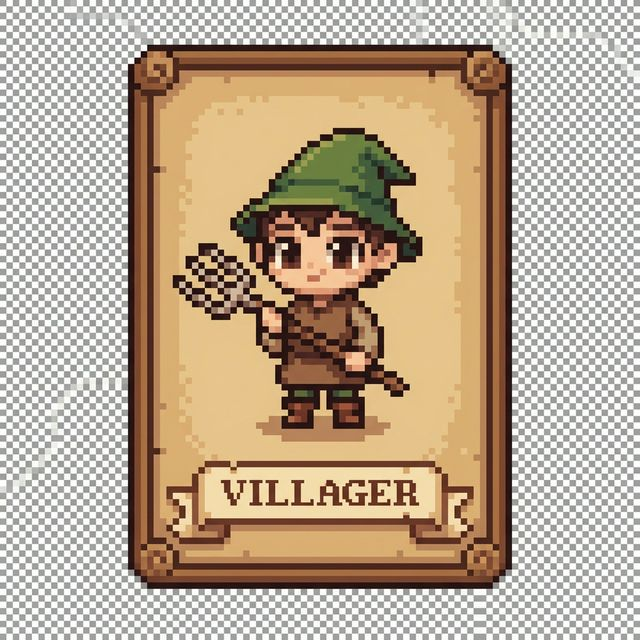
#> input picture apps/web/assets/scenarios/werewolf/cards/role_villager.png, 640 x 640 px
$ python extract_scenario_sheet_assets.py
#> lines starting #> are read from the running program, lines starting #| are printed output that depends on the picture; after the words box and inside, x2 and y2 are one past the last pixel; in counts of white or black regions, pixels touching at a corner belong together
#!/usr/bin/env python3
"""Extract cropped transparent sprites from generated 640x640 scenario sheets.

The user-provided scenario assets are exported as padded canvases or sprite sheets.
This script normalizes them into per-sprite PNGs used by the web town viewer.
"""

from __future__ import annotations

import argparse
from collections import Counter, deque
from dataclasses import dataclass
from pathlib import Path
from typing import Iterable

from PIL import Image


@dataclass(frozen=True)
class SpriteCrop:
    src: str
    dst: str
    bbox: tuple[int, int, int, int]  # inclusive x0,y0,x1,y1
    pad: int = 8
    tolerance: int = 26
    required: bool = True


def _top_border_palette(img: Image.Image, *, bucket: int = 8, top_n: int = 8) -> list[tuple[int, int, int]]:
    width, height = img.size
    px = img.load()
    counts: Counter[tuple[int, int, int]] = Counter()

    for x in range(width):
        for y in (0, height - 1):
            r, g, b, _ = px[x, y]
            counts[(r // bucket * bucket, g // bucket * bucket, b // bucket * bucket)] += 1
    for y in range(height):
        for x in (0, width - 1):
            r, g, b, _ = px[x, y]
            counts[(r // bucket * bucket, g // bucket * bucket, b // bucket * bucket)] += 1

    return [color for color, _ in counts.most_common(top_n)]


def _is_near_palette(rgb: tuple[int, int, int], palette: Iterable[tuple[int, int, int]], tolerance: int) -> bool:
    r, g, b = rgb
    max_dist_sq = tolerance * tolerance
    for pr, pg, pb in palette:
        dr = r - pr
        dg = g - pg
        db = b - pb
        if dr * dr + dg * dg + db * db <= max_dist_sq:
            return True
    return False


def _remove_border_background(img: Image.Image, *, tolerance: int = 26) -> Image.Image:
    """Make checkerboard/padded border background transparent via border flood fill."""

    rgba = img.convert("RGBA")
    width, height = rgba.size
    px = rgba.load()
    palette = _top_border_palette(rgba)

    visited = [[False for _ in range(width)] for _ in range(height)]
    queue: deque[tuple[int, int]] = deque()

    def maybe_seed(x: int, y: int) -> None:
        if visited[y][x]:
            return
        if _is_near_palette(px[x, y][:3], palette, tolerance):
            visited[y][x] = True
            queue.append((x, y))

    for x in range(width):
        maybe_seed(x, 0)
        maybe_seed(x, height - 1)
    for y in range(height):
        maybe_seed(0, y)
        maybe_seed(width - 1, y)

    while queue:
        x, y = queue.popleft()
        for dx, dy in ((1, 0), (-1, 0), (0, 1), (0, -1)):
            nx = x + dx
            ny = y + dy
            if nx < 0 or ny < 0 or nx >= width or ny >= height or visited[ny][nx]:
                continue
            if _is_near_palette(px[nx, ny][:3], palette, tolerance):
                visited[ny][nx] = True
                queue.append((nx, ny))

    out = rgba.copy()
    out_px = out.load()
    for y in range(height):
        for x in range(width):
            if visited[y][x]:
                r, g, b, _ = out_px[x, y]
                out_px[x, y] = (r, g, b, 0)

    return out


def _trim_alpha(img: Image.Image, *, pad: int = 1) -> Image.Image:
    alpha = img.getchannel("A")
    bbox = alpha.getbbox()
    if not bbox:
        return img

    left, top, right, bottom = bbox
    left = max(0, left - pad)
    top = max(0, top - pad)
    right = min(img.width, right + pad)
    bottom = min(img.height, bottom + pad)
    return img.crop((left, top, right, bottom))


def _extract(src_root: Path, dst_root: Path, spec: SpriteCrop) -> Path | None:
    src_path = src_root / spec.src
    if not src_path.exists():
        if not spec.required:
            print(f"Skipping missing optional source: {src_path}")
            return None
        raise FileNotFoundError(f"Missing source: {src_path}")

    image = Image.open(src_path).convert("RGBA")
    x0, y0, x1, y1 = spec.bbox

    x0 = max(0, x0 - spec.pad)
    y0 = max(0, y0 - spec.pad)
    x1 = min(image.width - 1, x1 + spec.pad)
    y1 = min(image.height - 1, y1 + spec.pad)

    cropped = image.crop((x0, y0, x1 + 1, y1 + 1))
    transparent = _remove_border_background(cropped, tolerance=spec.tolerance)
    cleaned = _trim_alpha(transparent, pad=1)

    dst_path = dst_root / spec.dst
    dst_path.parent.mkdir(parents=True, exist_ok=True)
    cleaned.save(dst_path)
    return dst_path


def _specs() -> list[SpriteCrop]:
    out: list[SpriteCrop] = []

    role_bbox = (128, 45, 511, 588)
    for role in (
        "role_villager.png",
        "role_werewolf.png",
        "role_seer.png",
        "role_doctor.png",
        "role_hunter.png",
        "role_witch.png",
        "role_alpha.png",
    ):
        out.append(
            SpriteCrop(
                src=f"werewolf/cards/{role}",
                dst=f"werewolf/cards/{role}",
                bbox=role_bbox,
                pad=8,
                tolerance=24,
            )
        )

    out.extend(
        [
            SpriteCrop(
                src="werewolf/icon.png",
                dst="werewolf/icon.png",
                bbox=(160, 84, 482, 416),
                pad=8,
                tolerance=24,
            ),
            SpriteCrop(
                src="werewolf/board/campfire_circle.png",
                dst="werewolf/board/campfire_circle.png",
                bbox=(32, 32, 607, 607),
                pad=8,
                tolerance=26,
            ),
            SpriteCrop(
                src="werewolf/ui/tombstone.png",
                dst="werewolf/ui/tombstone.png",
                bbox=(205, 128, 434, 485),
                pad=8,
                tolerance=28,
            ),
            SpriteCrop(
                src="werewolf/ui/phase_day_night.png",
                dst="werewolf/ui/phase_day.png",
                bbox=(31, 100, 308, 373),
                pad=8,
                tolerance=24,
            ),
            SpriteCrop(
                src="werewolf/ui/phase_day_night.png",
                dst="werewolf/ui/phase_night.png",
                bbox=(332, 102, 607, 371),
                pad=8,
                tolerance=24,
            ),
            SpriteCrop(
                src="werewolf/ui/vote_tokens.png",
                dst="werewolf/ui/token_accuse.png",
                bbox=(41, 54, 278, 291),
                pad=8,
                tolerance=24,
            ),
            SpriteCrop(
                src="werewolf/ui/vote_tokens.png",
                dst="werewolf/ui/token_defend.png",
                bbox=(361, 54, 598, 291),
                pad=8,
                tolerance=24,
            ),
            SpriteCrop(
                src="werewolf/ui/vote_tokens.png",
                dst="werewolf/ui/token_skip.png",
                bbox=(39, 349, 280, 594),
                pad=8,
                tolerance=24,
            ),
            SpriteCrop(
                src="werewolf/ui/vote_tokens.png",
                dst="werewolf/ui/token_save.png",
                bbox=(357, 347, 601, 595),
                pad=8,
                tolerance=24,
            ),
        ]
    )

    out.extend(
        [
            SpriteCrop(
                src="anaconda/icon.png",
                dst="anaconda/icon.png",
                bbox=(22, 21, 618, 618),
                pad=8,
                tolerance=26,
            ),
            SpriteCrop(
                src="anaconda/board/poker_table.png",
                dst="anaconda/board/poker_table.png",
                bbox=(19, 102, 620, 537),
                pad=8,
                tolerance=24,
            ),
            SpriteCrop(
                src="anaconda/cards/card_back.png",
                dst="anaconda/cards/card_back.png",
                bbox=(127, 49, 512, 590),
                pad=8,
                tolerance=24,
            ),
            SpriteCrop(
                src="anaconda/chips/poker_chips.png",
                dst="anaconda/chips/chip_1.png",
                bbox=(7, 256, 128, 383),
                pad=8,
                tolerance=24,
            ),
            SpriteCrop(
                src="anaconda/chips/poker_chips.png",
                dst="anaconda/chips/chip_5.png",
                bbox=(132, 255, 254, 384),
                pad=8,
                tolerance=24,
            ),
            SpriteCrop(
                src="anaconda/chips/poker_chips.png",
                dst="anaconda/chips/chip_10.png",
                bbox=(258, 256, 381, 383),
                pad=8,
                tolerance=24,
            ),
            SpriteCrop(
                src="anaconda/chips/poker_chips.png",
                dst="anaconda/chips/chip_25.png",
                bbox=(386, 256, 507, 383),
                pad=8,
                tolerance=24,
            ),
            SpriteCrop(
                src="anaconda/chips/poker_chips.png",
                dst="anaconda/chips/chip_100.png",
                bbox=(512, 256, 633, 383),
                pad=8,
                tolerance=24,
            ),
            SpriteCrop(
                src="anaconda/ui/betting_buttons.png",
                dst="anaconda/ui/button_fold.png",
                bbox=(52, 125, 301, 227),
                pad=8,
                tolerance=24,
            ),
            SpriteCrop(
                src="anaconda/ui/betting_buttons.png",
                dst="anaconda/ui/button_check.png",
                bbox=(338, 126, 586, 227),
                pad=8,
                tolerance=24,
            ),
            SpriteCrop(
                src="anaconda/ui/betting_buttons.png",
                dst="anaconda/ui/button_call.png",
                bbox=(196, 270, 437, 371),
                pad=8,
                tolerance=24,
            ),
            SpriteCrop(
                src="anaconda/ui/betting_buttons.png",
                dst="anaconda/ui/button_raise.png",
                bbox=(52, 420, 301, 519),
                pad=8,
                tolerance=24,
            ),
            SpriteCrop(
                src="anaconda/ui/betting_buttons.png",
                dst="anaconda/ui/button_all_in.png",
                bbox=(332, 414, 594, 525),
                pad=8,
                tolerance=24,
            ),
        ]
    )

    out.extend(
        [
            SpriteCrop(
                src="blackjack/icon.png",
                dst="blackjack/icon.png",
                bbox=(0, 0, 639, 639),
                pad=0,
                tolerance=26,
                required=False,
            ),
            SpriteCrop(
                src="blackjack/ui/actions_sheet.png",
                dst="blackjack/ui/actions_sheet.png",
                bbox=(0, 0, 639, 639),
                pad=0,
                tolerance=26,
                required=False,
            ),
            SpriteCrop(
                src="holdem/icon.png",
                dst="holdem/icon.png",
                bbox=(0, 0, 639, 639),
                pad=0,
                tolerance=26,
                required=False,
            ),
            SpriteCrop(
                src="holdem/ui/markers_sheet.png",
                dst="holdem/ui/markers_sheet.png",
                bbox=(0, 0, 639, 639),
                pad=0,
                tolerance=26,
                required=False,
            ),
        ]
    )

    rank_boxes = [
        (46, 14, 593, 71),
        (46, 77, 593, 133),
        (46, 140, 593, 197),
        (45, 202, 594, 260),
        (45, 266, 594, 323),
        (45, 329, 594, 386),
        (44, 392, 595, 448),
        (45, 455, 594, 510),
        (44, 515, 595, 574),
        (43, 579, 596, 635),
    ]
    rank_names = [
        "high_card",
        "one_pair",
        "two_pair",
        "three_kind",
        "straight",
        "flush",
        "full_house",
        "four_kind",
        "straight_flush",
        "royal_flush",
    ]
    for name, bbox in zip(rank_names, rank_boxes):
        out.append(
            SpriteCrop(
                src="anaconda/ui/hand_ranks.png",
                dst=f"anaconda/ui/rank_{name}.png",
                bbox=bbox,
                pad=6,
                tolerance=24,
            )
        )

    # Per-card face sprites (some source sheets contain duplicates/missing ranks;
    # missing entries are mapped to nearest available art so every rank token resolves).
    def add_face_specs(
        *,
        sheet: str,
        suit: str,
        rank_to_bbox: dict[str, tuple[int, int, int, int]],
        pad: int,
        tolerance: int,
    ) -> None:
        for rank in ("2", "3", "4", "5", "6", "7", "8", "9", "T", "J", "Q", "K", "A"):
            bbox = rank_to_bbox.get(rank)
            if bbox is None:
                continue
            out.append(
                SpriteCrop(
                    src=f"anaconda/cards/{sheet}",
                    dst=f"anaconda/cards/faces/{rank}{suit}.png",
                    bbox=bbox,
                    pad=pad,
                    tolerance=tolerance,
                )
            )

    add_face_specs(
        sheet="spades_sheet.png",
        suit="S",
        rank_to_bbox={
            "A": (13, 45, 133, 221),
            "2": (136, 45, 256, 221),
            "3": (260, 44, 379, 221),
            "4": (506, 44, 627, 222),
            "5": (12, 234, 132, 409),
            "6": (136, 233, 256, 410),
            "7": (260, 234, 379, 409),
            "8": (383, 233, 503, 409),
            "9": (505, 233, 627, 409),
            "T": (136, 425, 256, 601),
            "J": (260, 425, 379, 601),
            "Q": (383, 425, 503, 601),
            "K": (505, 425, 626, 601),
        },
        pad=4,
        tolerance=24,
    )
    add_face_specs(
        sheet="diamonds_sheet.png",
        suit="D",
        rank_to_bbox={
            "A": (4, 29, 128, 211),
            "2": (131, 29, 254, 211),
            "3": (259, 28, 380, 211),
            "4": (384, 29, 508, 211),
            "5": (511, 29, 635, 211),
            "6": (4, 232, 128, 410),
            "7": (131, 232, 255, 410),
            "8": (258, 232, 380, 410),
            "9": (384, 232, 508, 410),
            "T": (511, 232, 635, 410),
            "J": (131, 440, 255, 616),
            "Q": (257, 440, 380, 616),
            "K": (384, 440, 508, 616),
        },
        pad=4,
        tolerance=24,
    )
    add_face_specs(
        sheet="clubs_sheet.png",
        suit="C",
        rank_to_bbox={
            "A": (22, 36, 133, 207),
            "2": (145, 35, 253, 207),
            "3": (266, 35, 373, 207),
            "4": (506, 35, 617, 207),
            "5": (22, 234, 133, 405),
            "6": (145, 234, 253, 405),
            "7": (266, 234, 373, 405),
            "8": (386, 234, 493, 405),
            "9": (506, 234, 617, 405),
            "T": (70, 432, 184, 603),
            "J": (196, 432, 312, 603),
            "Q": (326, 432, 442, 603),
            "K": (455, 432, 570, 603),
        },
        pad=4,
        tolerance=24,
    )
    add_face_specs(
        sheet="hearts_sheet.png",
        suit="H",
        rank_to_bbox={
            "A": (10, 284, 61, 354),
            "2": (67, 285, 118, 354),
            "3": (124, 285, 175, 354),
            "4": (181, 285, 232, 354),
            "5": (238, 285, 288, 354),
            # 6 and 9 are missing from the source sheet.
            # They are generated separately by scripts/fix_missing_hearts.py.
            "7": (294, 285, 345, 354),
            "8": (351, 285, 402, 354),
            "T": (408, 285, 458, 354),
            "J": (464, 285, 515, 354),
            "Q": (521, 285, 572, 354),
            "K": (578, 285, 629, 354),
        },
        pad=2,
        tolerance=24,
    )

    out.extend(
        [
            SpriteCrop(
                src="shared/frames/queue_panel.png",
                dst="shared/frames/queue_panel.png",
                bbox=(11, 135, 628, 520),
                pad=10,
                tolerance=24,
            ),
            SpriteCrop(
                src="shared/frames/rating_badges.png",
                dst="shared/frames/badge_starter.png",
                bbox=(21, 264, 119, 375),
                pad=4,
                tolerance=24,
            ),
            SpriteCrop(
                src="shared/frames/rating_badges.png",
                dst="shared/frames/badge_bronze.png",
                bbox=(123, 264, 218, 374),
                pad=4,
                tolerance=24,
            ),
            SpriteCrop(
                src="shared/frames/rating_badges.png",
                dst="shared/frames/badge_silver.png",
                bbox=(223, 265, 316, 374),
                pad=4,
                tolerance=24,
            ),
            SpriteCrop(
                src="shared/frames/rating_badges.png",
                dst="shared/frames/badge_gold.png",
                bbox=(322, 264, 416, 374),
                pad=4,
                tolerance=24,
            ),
            SpriteCrop(
                src="shared/frames/rating_badges.png",
                dst="shared/frames/badge_platinum.png",
                bbox=(422, 265, 515, 373),
                pad=4,
                tolerance=24,
            ),
            SpriteCrop(
                src="shared/frames/rating_badges.png",
                dst="shared/frames/badge_diamond.png",
                bbox=(520, 264, 618, 375),
                pad=4,
                tolerance=24,
            ),
        ]
    )

    return out


def parse_args() -> argparse.Namespace:
    parser = argparse.ArgumentParser(description="Extract processed scenario sprites from sheets")
    parser.add_argument(
        "--src",
        default="apps/web/assets/scenarios",
        help="Source scenario assets directory",
    )
    parser.add_argument(
        "--out",
        default="apps/web/assets/scenarios/processed",
        help="Output directory for processed assets",
    )
    return parser.parse_args()


def main() -> None:
    args = parse_args()
    repo_root = Path(__file__).resolve().parents[1]
    src_root = (repo_root / args.src).resolve()
    out_root = (repo_root / args.out).resolve()
    out_root.mkdir(parents=True, exist_ok=True)

    specs = _specs()
    written: list[Path] = []
    skipped = 0
    for spec in specs:
        dst = _extract(src_root, out_root, spec)
#> in _extract, `cropped = image.crop((x0, y0, x1 + 1, y1 + 1))`:
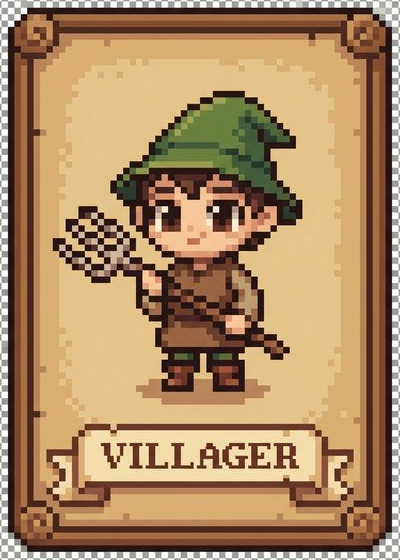
#> cropped: PIL image 400x560 RGBA; mean R, G, B, A 171.3, 137.5, 99.8, 255
#> after the loop in _top_border_palette, `for x in range(width):`: counts = 67 items
#> after the loop in _top_border_palette, `for y in range(height):`: counts = 71 items
#> in _remove_border_background, `palette = _top_border_palette(rgba)`: palette = [(248, 248, 248), (152, 152, 152), (144, 144, 144), (240, 240, 240), (160, 160, 160), (248, 248, 240), (136, 136, 136), (200, 200, 200)]
#> in _extract, `transparent = _remove_border_background(cropped, tolerance=spec.tolera..`:
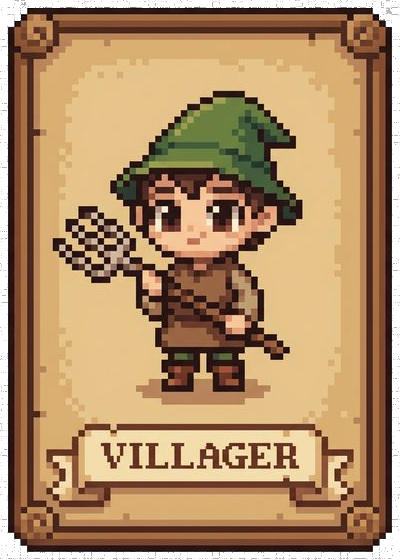
#> transparent: PIL image 400x560 RGBA; mean R, G, B, A 171.3, 137.5, 99.8, 238.3; transparent parts drawn white
#> in _trim_alpha, `alpha = img.getchannel("A")`:
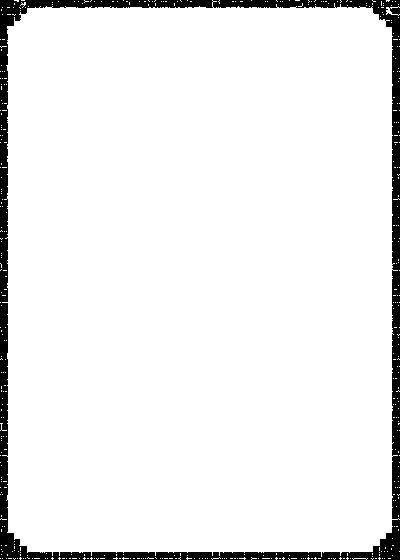
#> alpha: PIL image 400x560 L; 93.5% white; 1 black region, box (x1, y1, x2, y2) and area: (0, 0, 400, 560) 14639
        if dst is None:
            skipped += 1
            continue
        written.append(dst)
#> pass 2 of the loop in main, `for spec in specs:`:
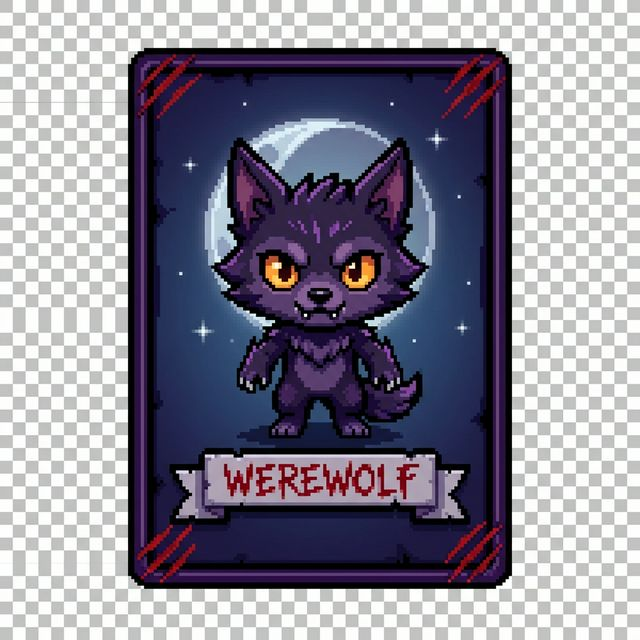
#> input picture apps/web/assets/scenarios/werewolf/cards/role_werewolf.png, 640 x 640 px
#> in _extract (call 2), `transparent = _remove_border_background(cropped, tolerance=spec.tolera..`:
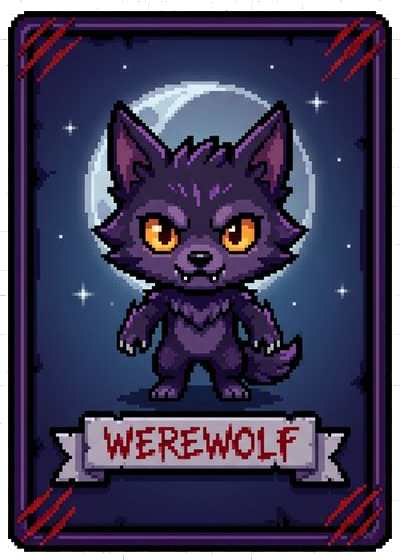
#> transparent: PIL image 400x560 RGBA; mean R, G, B, A 65.2, 59.6, 86.9, 236.1; transparent parts drawn white
#> in _trim_alpha (call 2), `alpha = img.getchannel("A")`:
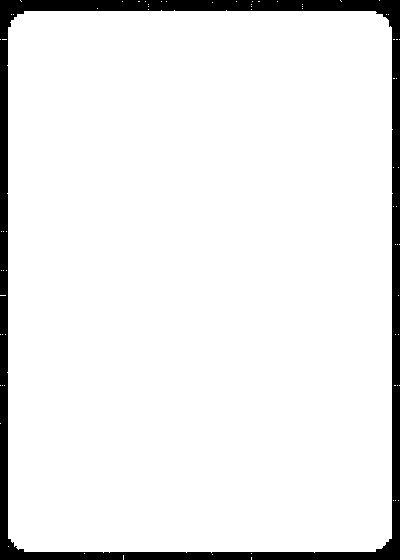
#> alpha: PIL image 400x560 L; 92.6% white; 1 black region, box (x1, y1, x2, y2) and area: (0, 0, 400, 560) 16586

    print(f"Extracted {len(written)} sprites into {out_root} ({skipped} optional skipped)")
    for path in written:
        print(path)


if __name__ == "__main__":
#> (the run stopped early here; a loop or call above may not have finished)
